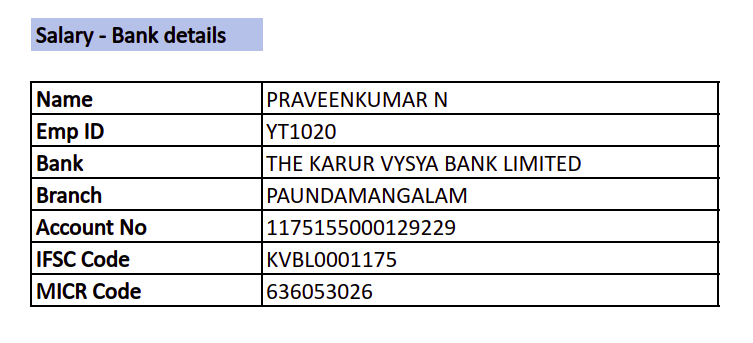
#> input picture python/Rough_task/image/bankdetails.png, 753 x 343 px
$ python image_1.py
#> lines starting #> are read from the running program, lines starting #| are printed output that depends on the picture; after the words box and inside, x2 and y2 are one past the last pixel; in counts of white or black regions, pixels touching at a corner belong together
import cv2
import numpy as np
import matplotlib.pyplot as plt

file = "bankdetails.png"

im1 = cv2.imread(file,0)
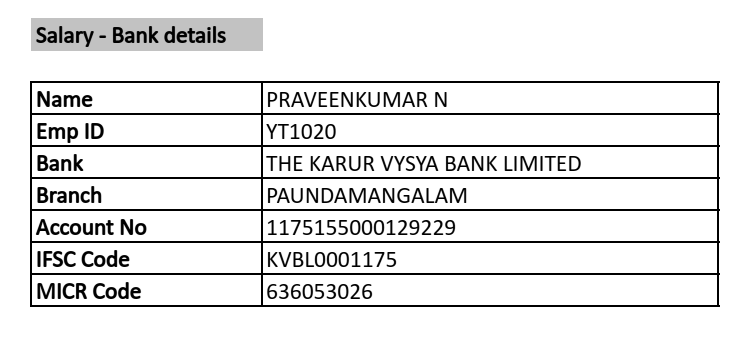
#> im1: shape (343, 753); min 0, max 255, mean 230.7
im = cv2.imread(file)
#> im is the input picture: shape (343, 753, 3); mean B, G, R 231.7, 230.5, 230.8

ret,thresh_value = cv2.threshold(im1,180,255,cv2.THRESH_BINARY_INV)
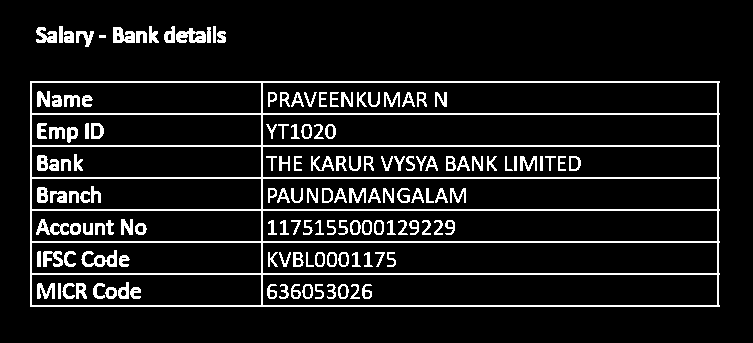
#> thresh_value: shape (343, 753); 9.8% white in thin lines or dots, all inside (x1, y1, x2, y2) = (30, 26, 720, 307)

kernel = np.ones((5,5),np.uint8)
dilated_value = cv2.dilate(thresh_value,kernel,iterations = 1)
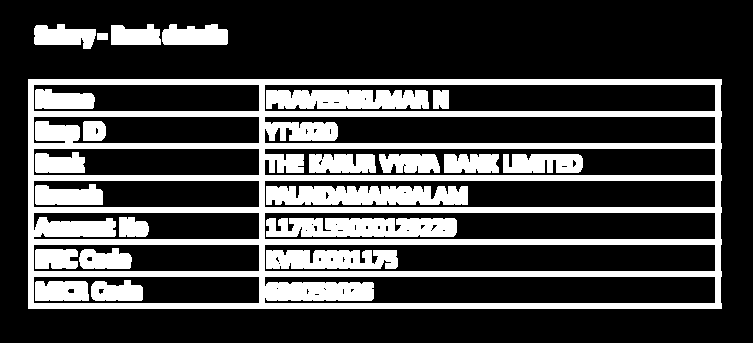
#> dilated_value: shape (343, 753); 27.1% white; 23 white regions

contours, hierarchy = cv2.findContours(dilated_value,cv2.RETR_TREE,cv2.CHAIN_APPROX_SIMPLE)
#> contours = 80 contours, 38 with area under 20; largest, box (x1, y1, x2, y2) and area: (28, 79, 722, 309) 158515, (264, 244, 716, 272) 12175, (264, 212, 716, 240) 12175, (264, 180, 716, 208) 12175, (264, 84, 716, 112) 12175

plt.imshow(im)
cv2.namedWindow('detecttable', cv2.WINDOW_NORMAL)
cv2.imwrite('detecttable.jpg',im)
#test

$ run again, with python/Rough_task/image/stack.png copied over python/Rough_task/image/bankdetails.png
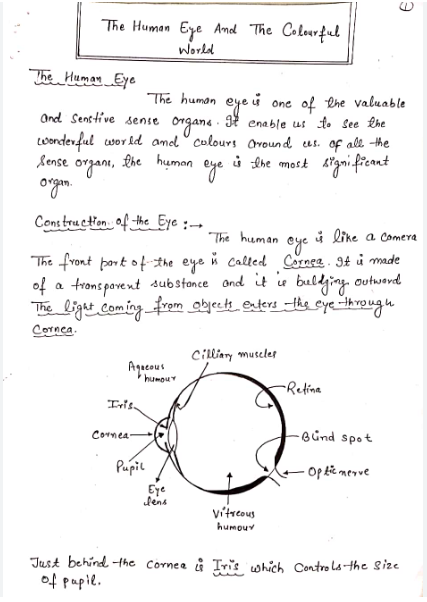
#> input picture python/Rough_task/image/stack.png, 427 x 602 px
#> im is the input picture: shape (602, 427, 3); mean B, G, R 243.9, 243.7, 244.2
#> `ret,thresh_value = cv2.threshold(im1,180,255,cv2.THRESH_BINARY_INV)`:
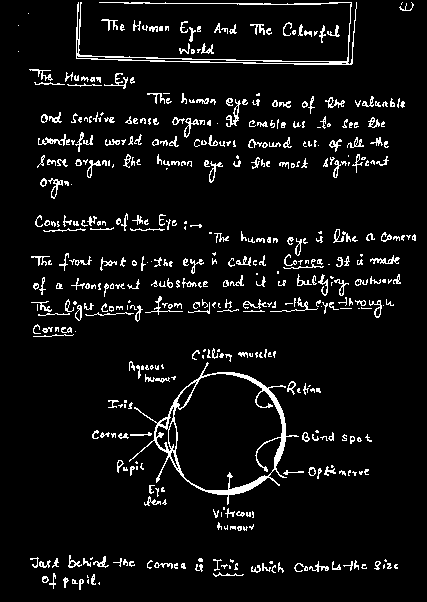
#> thresh_value: shape (602, 427); 6.3% white in thin lines or dots
#> `dilated_value = cv2.dilate(thresh_value,kernel,iterations = 1)`:
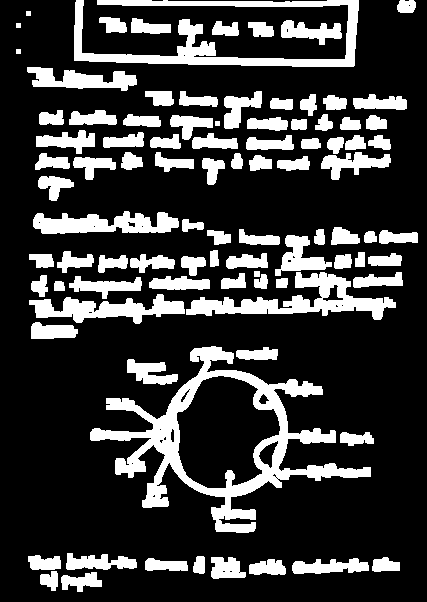
#> dilated_value: shape (602, 427); 22.4% white; 92 white regions
#> contours = 122 contours, 27 with area under 20; largest, box (x1, y1, x2, y2) and area: (90, 346, 371, 533) 18314, (176, 375, 281, 489) 8114, (74, 0, 359, 67) 4768, (186, 272, 396, 320) 3400, (29, 294, 185, 324) 2060

$ run again, with python/Rough_task/image/test_2.png copied over python/Rough_task/image/bankdetails.png
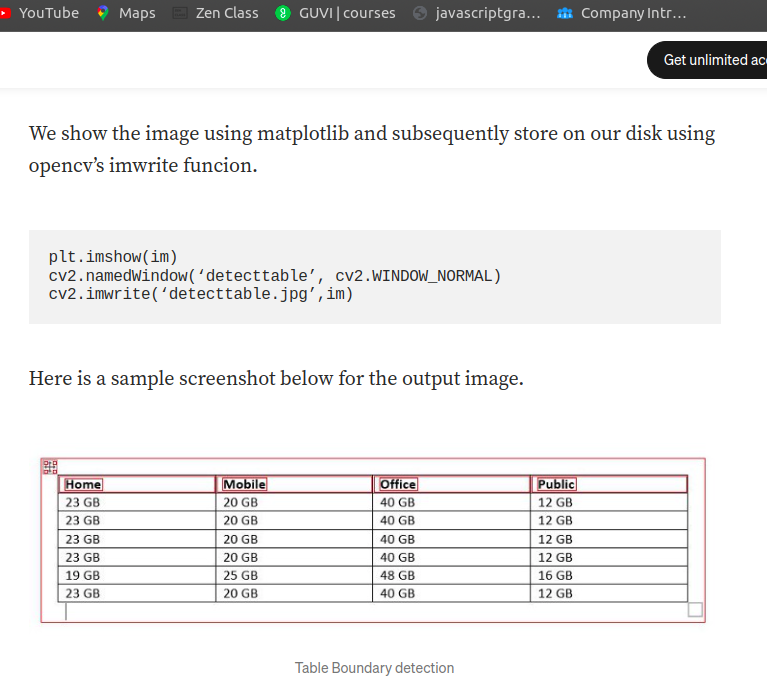
#> input picture python/Rough_task/image/test_2.png, 767 x 690 px
#> im is the input picture: shape (690, 767, 3); mean B, G, R 235.1, 235, 235.8
#> `ret,thresh_value = cv2.threshold(im1,180,255,cv2.THRESH_BINARY_INV)`:
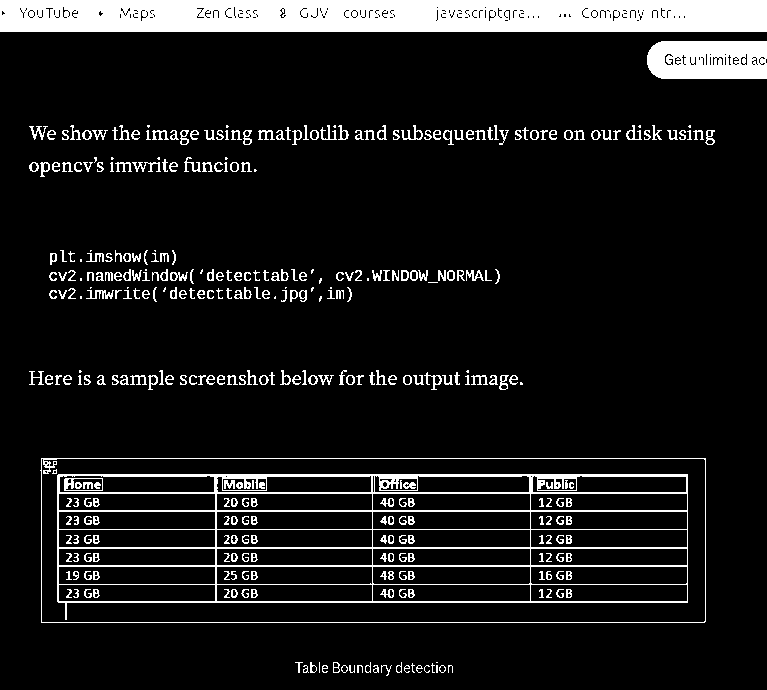
#> thresh_value: shape (690, 767); 10.3% white; 365 white regions (42 under 20 px), largest, box (x1, y1, x2, y2) and area: (0, 0, 767, 32) 23645, (57, 474, 688, 620) 11115, (647, 41, 767, 79) 4157
#> `dilated_value = cv2.dilate(thresh_value,kernel,iterations = 1)`:
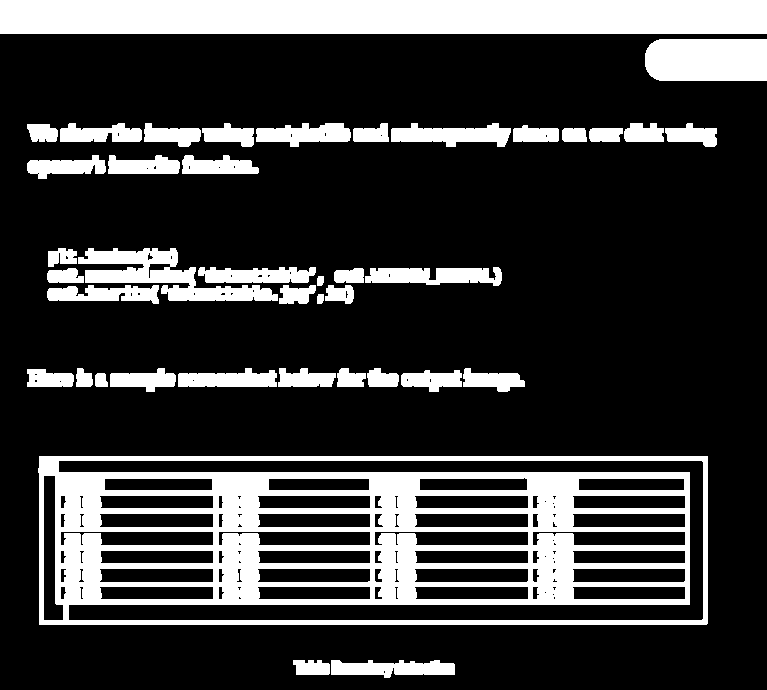
#> dilated_value: shape (690, 767); 22.4% white; 41 white regions
#> contours = 163 contours, 59 with area under 20; largest, box (x1, y1, x2, y2) and area: (38, 456, 708, 625) 112228, (0, 0, 767, 34) 25278, (58, 460, 704, 621) 19742, (645, 39, 767, 81) 4829, (78, 248, 278, 301) 4164

$ run again, with python/Rough_task/image/test_3.jpg saved as python/Rough_task/image/bankdetails.png
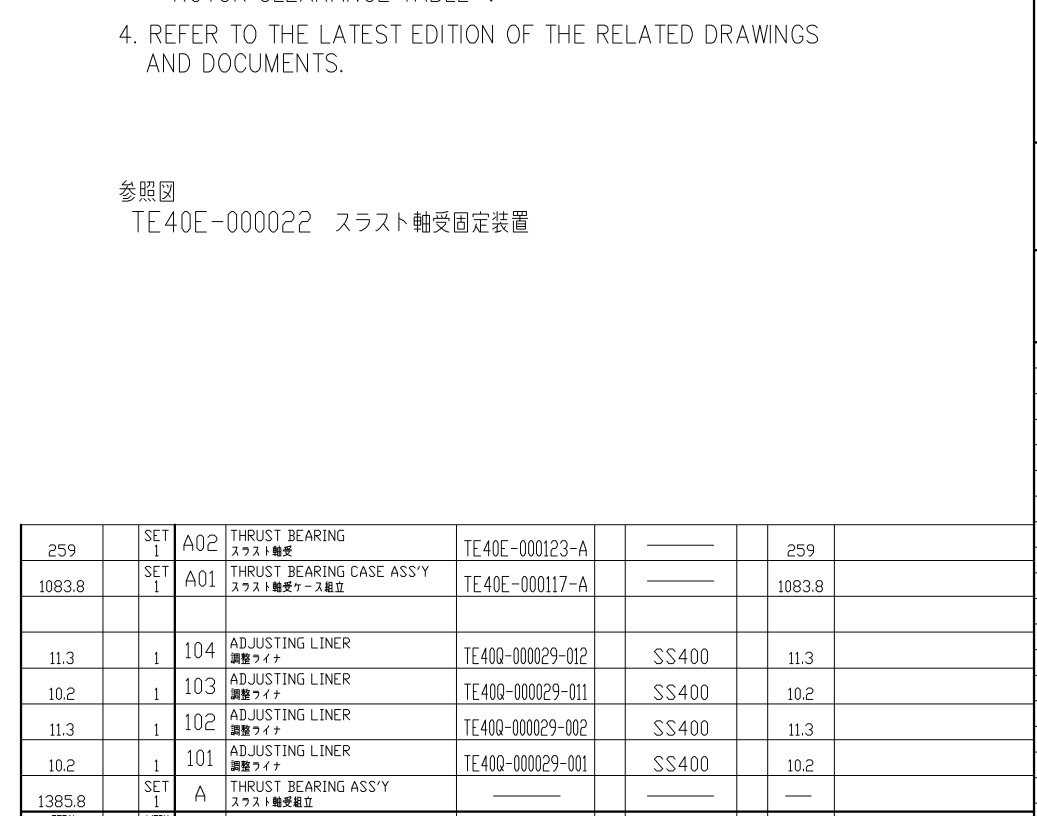
#> input picture python/Rough_task/image/test_3.jpg, 1037 x 816 px
#> im1 is the input picture: shape (816, 1037); min 0, max 255, mean 246
#> `ret,thresh_value = cv2.threshold(im1,180,255,cv2.THRESH_BINARY_INV)`:
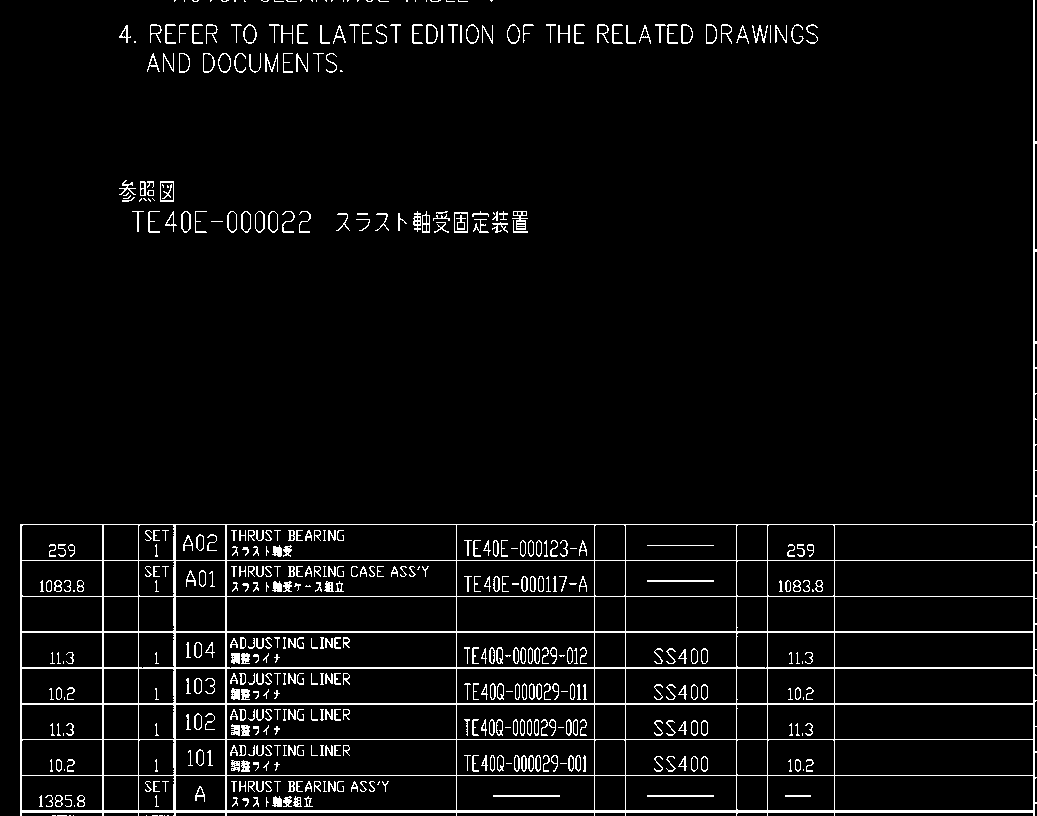
#> thresh_value: shape (816, 1037); 4.7% white in thin lines or dots
#> `dilated_value = cv2.dilate(thresh_value,kernel,iterations = 1)`:
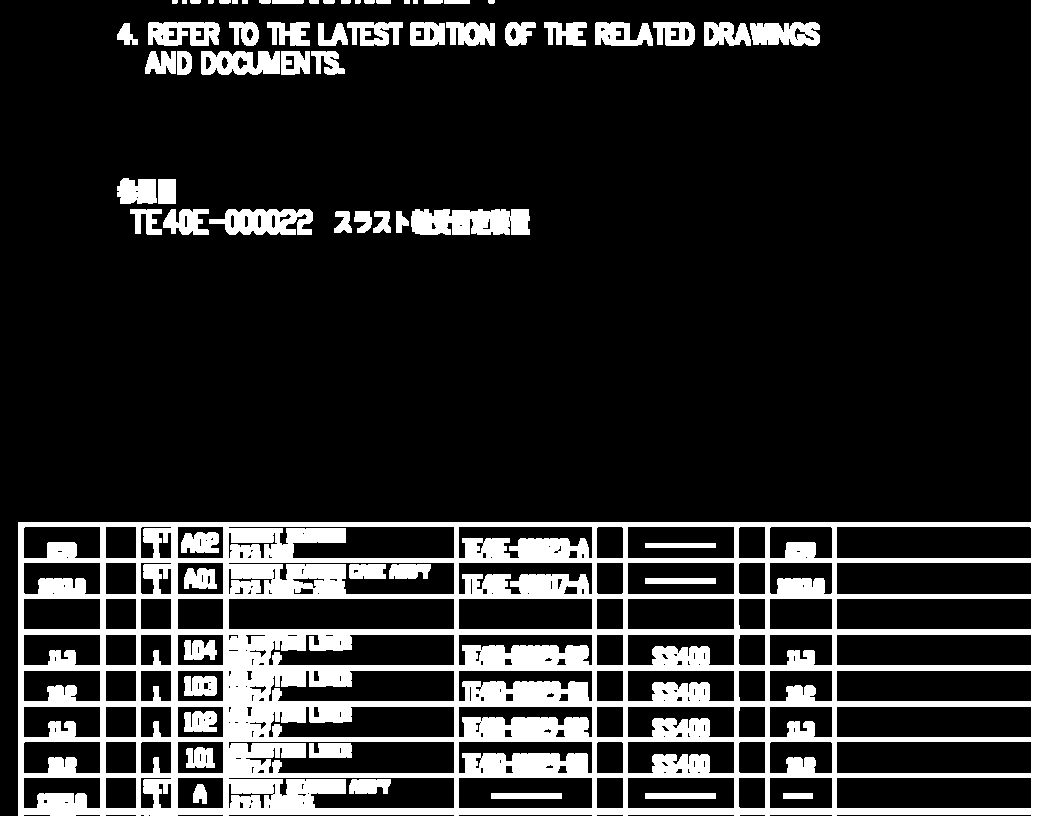
#> dilated_value: shape (816, 1037); 16.9% white; 66 white regions
#> contours = 356 contours, 129 with area under 20; largest, box (x1, y1, x2, y2) and area: (18, 0, 1037, 816) 299984, (228, 598, 455, 630) 7004, (836, 741, 1032, 774) 6238, (836, 562, 1032, 595) 6238, (836, 526, 1032, 559) 6236
